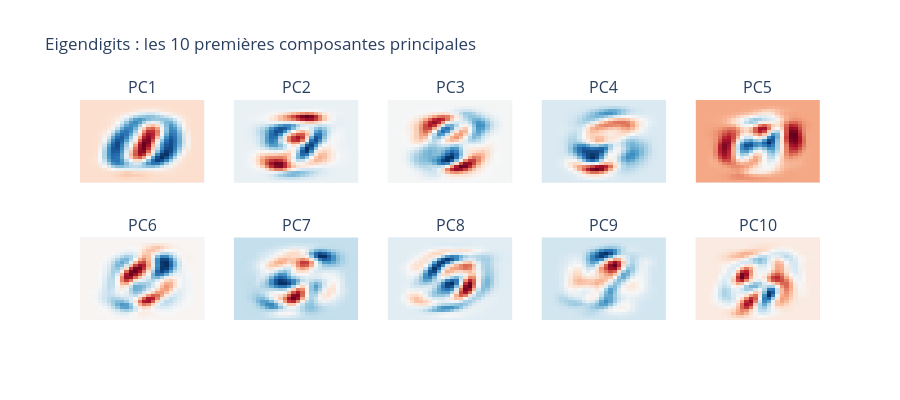

Notebook cell for this chart:
### Markdown cell above
## 1.3 Eigendigits : interprétation des composantes

**Hypothèse** : Les premières composantes capturent des traits globaux (contraste global, épaisseur du trait), tandis que les composantes suivantes encodent des détails locaux (boucles, sérifs, inclinaison) spécifiques à des sous-classes de chiffres.

**Protocole** : Reshape des 10 premiers vecteurs propres en images 28x28.

### Code cell
n_eigen = 10
fig = make_subplots(rows=2, cols=5, subplot_titles=[f"PC{i + 1}" for i in range(n_eigen)])

for i in range(n_eigen):
    row = i // 5 + 1
    col = i % 5 + 1
    component = pca_full.components[:, i].reshape(28, 28)
    fig.add_trace(
        go.Heatmap(z=component[::-1], colorscale="RdBu_r", showscale=False),
        row=row, col=col
    )
    fig.update_xaxes(visible=False, row=row, col=col)
    fig.update_yaxes(visible=False, row=row, col=col)

fig.update_layout(height=400, width=900, title_text="Eigendigits : les 10 premières composantes principales")
fig.show()

### Figure 1 — Plotly figure (JSON) as saved in the notebook; plotly's stock layout.template omitted (floating-point values rounded to 4 significant figures; data arrays with more than 128 entries replaced by an {"elided": "..."} marker saying what was removed)
{"data": [{"colorscale": [[0, "rgb(5,48,97)"], [0.1, "rgb(33,102,172)"], [0.2, "rgb(67,147,195)"], [0.3, "rgb(146,197,222)"], [0.4, "rgb(209,229,240)"], [0.5, "rgb(247,247,247)"], [0.6, "rgb(253,219,199)"], [0.7, "rgb(244,165,130)"], [0.8, "rgb(214,96,77)"], [0.9, "rgb(178,24,43)"], [1, "rgb(103,0,31)"]], "showscale": false, "type": "heatmap", "xaxis": "x", "yaxis": "y", "z": {"elided": "28x28 float values"}}, {"colorscale": [[0, "rgb(5,48,97)"], [0.1, "rgb(33,102,172)"], [0.2, "rgb(67,147,195)"], [0.3, "rgb(146,197,222)"], [0.4, "rgb(209,229,240)"], [0.5, "rgb(247,247,247)"], [0.6, "rgb(253,219,199)"], [0.7, "rgb(244,165,130)"], [0.8, "rgb(214,96,77)"], [0.9, "rgb(178,24,43)"], [1, "rgb(103,0,31)"]], "showscale": false, "type": "heatmap", "xaxis": "x2", "yaxis": "y2", "z": {"elided": "28x28 float values"}}, {"colorscale": [[0, "rgb(5,48,97)"], [0.1, "rgb(33,102,172)"], [0.2, "rgb(67,147,195)"], [0.3, "rgb(146,197,222)"], [0.4, "rgb(209,229,240)"], [0.5, "rgb(247,247,247)"], [0.6, "rgb(253,219,199)"], [0.7, "rgb(244,165,130)"], [0.8, "rgb(214,96,77)"], [0.9, "rgb(178,24,43)"], [1, "rgb(103,0,31)"]], "showscale": false, "type": "heatmap", "xaxis": "x3", "yaxis": "y3", "z": {"elided": "28x28 float values"}}, {"colorscale": [[0, "rgb(5,48,97)"], [0.1, "rgb(33,102,172)"], [0.2, "rgb(67,147,195)"], [0.3, "rgb(146,197,222)"], [0.4, "rgb(209,229,240)"], [0.5, "rgb(247,247,247)"], [0.6, "rgb(253,219,199)"], [0.7, "rgb(244,165,130)"], [0.8, "rgb(214,96,77)"], [0.9, "rgb(178,24,43)"], [1, "rgb(103,0,31)"]], "showscale": false, "type": "heatmap", "xaxis": "x4", "yaxis": "y4", "z": {"elided": "28x28 float values"}}, {"colorscale": [[0, "rgb(5,48,97)"], [0.1, "rgb(33,102,172)"], [0.2, "rgb(67,147,195)"], [0.3, "rgb(146,197,222)"], [0.4, "rgb(209,229,240)"], [0.5, "rgb(247,247,247)"], [0.6, "rgb(253,219,199)"], [0.7, "rgb(244,165,130)"], [0.8, "rgb(214,96,77)"], [0.9, "rgb(178,24,43)"], [1, "rgb(103,0,31)"]], "showscale": false, "type": "heatmap", "xaxis": "x5", "yaxis": "y5", "z": {"elided": "28x28 float values"}}, {"colorscale": [[0, "rgb(5,48,97)"], [0.1, "rgb(33,102,172)"], [0.2, "rgb(67,147,195)"], [0.3, "rgb(146,197,222)"], [0.4, "rgb(209,229,240)"], [0.5, "rgb(247,247,247)"], [0.6, "rgb(253,219,199)"], [0.7, "rgb(244,165,130)"], [0.8, "rgb(214,96,77)"], [0.9, "rgb(178,24,43)"], [1, "rgb(103,0,31)"]], "showscale": false, "type": "heatmap", "xaxis": "x6", "yaxis": "y6", "z": {"elided": "28x28 float values"}}, {"colorscale": [[0, "rgb(5,48,97)"], [0.1, "rgb(33,102,172)"], [0.2, "rgb(67,147,195)"], [0.3, "rgb(146,197,222)"], [0.4, "rgb(209,229,240)"], [0.5, "rgb(247,247,247)"], [0.6, "rgb(253,219,199)"], [0.7, "rgb(244,165,130)"], [0.8, "rgb(214,96,77)"], [0.9, "rgb(178,24,43)"], [1, "rgb(103,0,31)"]], "showscale": false, "type": "heatmap", "xaxis": "x7", "yaxis": "y7", "z": {"elided": "28x28 float values"}}, {"colorscale": [[0, "rgb(5,48,97)"], [0.1, "rgb(33,102,172)"], [0.2, "rgb(67,147,195)"], [0.3, "rgb(146,197,222)"], [0.4, "rgb(209,229,240)"], [0.5, "rgb(247,247,247)"], [0.6, "rgb(253,219,199)"], [0.7, "rgb(244,165,130)"], [0.8, "rgb(214,96,77)"], [0.9, "rgb(178,24,43)"], [1, "rgb(103,0,31)"]], "showscale": false, "type": "heatmap", "xaxis": "x8", "yaxis": "y8", "z": {"elided": "28x28 float values"}}, {"colorscale": [[0, "rgb(5,48,97)"], [0.1, "rgb(33,102,172)"], [0.2, "rgb(67,147,195)"], [0.3, "rgb(146,197,222)"], [0.4, "rgb(209,229,240)"], [0.5, "rgb(247,247,247)"], [0.6, "rgb(253,219,199)"], [0.7, "rgb(244,165,130)"], [0.8, "rgb(214,96,77)"], [0.9, "rgb(178,24,43)"], [1, "rgb(103,0,31)"]], "showscale": false, "type": "heatmap", "xaxis": "x9", "yaxis": "y9", "z": {"elided": "28x28 float values"}}, {"colorscale": [[0, "rgb(5,48,97)"], [0.1, "rgb(33,102,172)"], [0.2, "rgb(67,147,195)"], [0.3, "rgb(146,197,222)"], [0.4, "rgb(209,229,240)"], [0.5, "rgb(247,247,247)"], [0.6, "rgb(253,219,199)"], [0.7, "rgb(244,165,130)"], [0.8, "rgb(214,96,77)"], [0.9, "rgb(178,24,43)"], [1, "rgb(103,0,31)"]], "showscale": false, "type": "heatmap", "xaxis": "x10", "yaxis": "y10", "z": {"elided": "28x28 float values"}}], "layout": {"annotations": [{"font": {"size": 16}, "showarrow": false, "text": "PC1", "x": 0.084, "xanchor": "center", "xref": "paper", "y": 1, "yanchor": "bottom", "yref": "paper"}, {"font": {"size": 16}, "showarrow": false, "text": "PC2", "x": 0.292, "xanchor": "center", "xref": "paper", "y": 1, "yanchor": "bottom", "yref": "paper"}, {"font": {"size": 16}, "showarrow": false, "text": "PC3", "x": 0.5, "xanchor": "center", "xref": "paper", "y": 1, "yanchor": "bottom", "yref": "paper"}, {"font": {"size": 16}, "showarrow": false, "text": "PC4", "x": 0.708, "xanchor": "center", "xref": "paper", "y": 1, "yanchor": "bottom", "yref": "paper"}, {"font": {"size": 16}, "showarrow": false, "text": "PC5", "x": 0.916, "xanchor": "center", "xref": "paper", "y": 1, "yanchor": "bottom", "yref": "paper"}, {"font": {"size": 16}, "showarrow": false, "text": "PC6", "x": 0.084, "xanchor": "center", "xref": "paper", "y": 0.375, "yanchor": "bottom", "yref": "paper"}, {"font": {"size": 16}, "showarrow": false, "text": "PC7", "x": 0.292, "xanchor": "center", "xref": "paper", "y": 0.375, "yanchor": "bottom", "yref": "paper"}, {"font": {"size": 16}, "showarrow": false, "text": "PC8", "x": 0.5, "xanchor": "center", "xref": "paper", "y": 0.375, "yanchor": "bottom", "yref": "paper"}, {"font": {"size": 16}, "showarrow": false, "text": "PC9", "x": 0.708, "xanchor": "center", "xref": "paper", "y": 0.375, "yanchor": "bottom", "yref": "paper"}, {"font": {"size": 16}, "showarrow": false, "text": "PC10", "x": 0.916, "xanchor": "center", "xref": "paper", "y": 0.375, "yanchor": "bottom", "yref": "paper"}], "height": 400, "title": {"text": "Eigendigits : les 10 premières composantes principales"}, "width": 900, "xaxis": {"anchor": "y", "domain": [0, 0.168], "visible": false}, "xaxis10": {"anchor": "y10", "domain": [0.832, 1], "visible": false}, "xaxis2": {"anchor": "y2", "domain": [0.208, 0.376], "visible": false}, "xaxis3": {"anchor": "y3", "domain": [0.416, 0.584], "visible": false}, "xaxis4": {"anchor": "y4", "domain": [0.624, 0.792], "visible": false}, "xaxis5": {"anchor": "y5", "domain": [0.832, 1], "visible": false}, "xaxis6": {"anchor": "y6", "domain": [0, 0.168], "visible": false}, "xaxis7": {"anchor": "y7", "domain": [0.208, 0.376], "visible": false}, "xaxis8": {"anchor": "y8", "domain": [0.416, 0.584], "visible": false}, "xaxis9": {"anchor": "y9", "domain": [0.624, 0.792], "visible": false}, "yaxis": {"anchor": "x", "domain": [0.625, 1], "visible": false}, "yaxis10": {"anchor": "x10", "domain": [0, 0.375], "visible": false}, "yaxis2": {"anchor": "x2", "domain": [0.625, 1], "visible": false}, "yaxis3": {"anchor": "x3", "domain": [0.625, 1], "visible": false}, "yaxis4": {"anchor": "x4", "domain": [0.625, 1], "visible": false}, "yaxis5": {"anchor": "x5", "domain": [0.625, 1], "visible": false}, "yaxis6": {"anchor": "x6", "domain": [0, 0.375], "visible": false}, "yaxis7": {"anchor": "x7", "domain": [0, 0.375], "visible": false}, "yaxis8": {"anchor": "x8", "domain": [0, 0.375], "visible": false}, "yaxis9": {"anchor": "x9", "domain": [0, 0.375], "visible": false}}}
